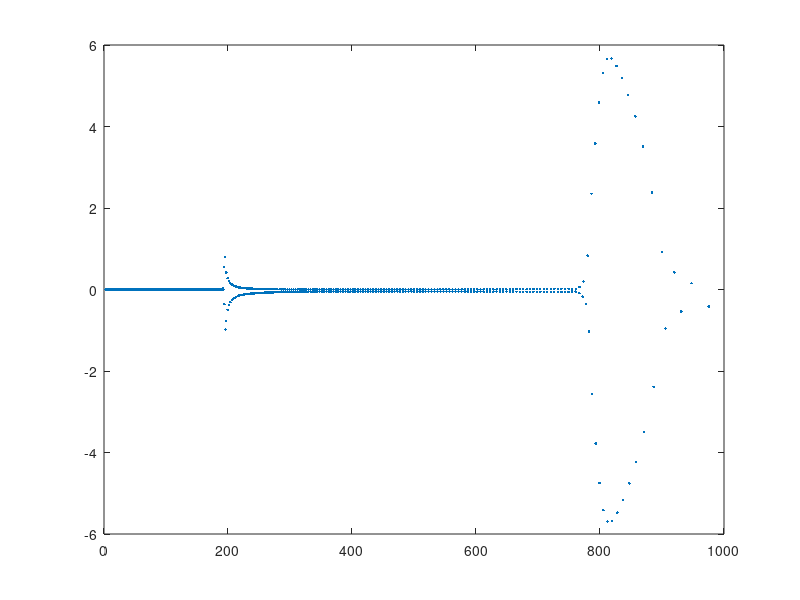

Write MATLAB code to recreate this figure.
clc
clear

% N = 240;            
% c = 2.2;               
% [x, D] = herdif(N, 2, c) ;   
% D2 = D(:,:,2) ; 

format long, format compact
L = 20; 
N = 512; h = 2*pi/N; 
x = h*(1:N)-h;x = L*(x-pi)/pi;
D2 = (pi/L)^2*toeplitz([-pi^2/(3*h^2)-1/6 ...
                 -.5*(-1).^(1:N-1)./sin(h*(1:N-1)/2).^2]);
             
W0=10;
l=5;
W=W0*tanh(x/l);
% W=W0*sinh(x/l)./cosh(x/l).^2;
v=0.5*x.^2+1i*W;
k=0.1;


M=-0.5*D2+diag(v);
L_k=-k*eye(N);
MM=[M, L_k;
    L_k, M;];
NN=sparse(MM);


[V,D] = eig( M );
[M,I] = sort(diag(D));

plot(M,'.')

% u=V(:,I(2));
% plot(x,abs(u).^2)
% save('E:\dual-core\pt破缺\data\1W2.mat','u');